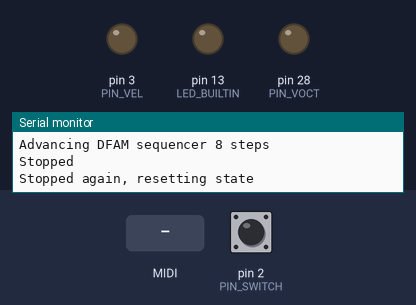
This sketch was run on a simulated Teensy 4. Parts: output pins drawn as LEDs (lit = HIGH), the last lines printed to the serial monitor. The test bench sets the inputs (shaded band); at power-on: pin 2 (PIN_SWITCH) LOW. MIDI output is not drawn; pins used as bus, display or sensor lines are not drawn.

Above: at 1.2 s.
1.3 s: MIDI note 48 received
At 2.0 s:
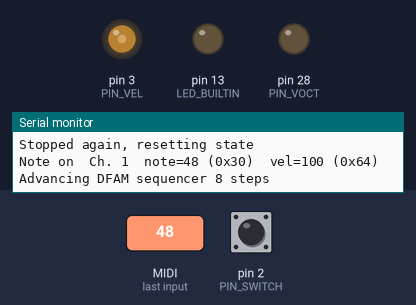
2.8 s: MIDI note 60 received
Timing chart, 0 to 5.8 s (numbered marks = the images above; inputs shaded):
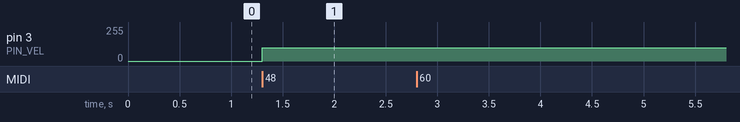

Measured:
- after the input at 1.3 s, pin 3 (PIN_VEL): 0/255 → 100/255 at once

The sketch:

MAFD.ino
```cpp
#include <MIDI.h>

// uncomment the following line to run with print statements
#define SERIAL_DEBUG

/**
 * TODO: test DAC v/oct output
 * TODO: is it better/faster/more consistent to use PWM instead of burstOfPulses?
 */

// MIDI instance must be created in the global scope, not in setup()
MIDI_CREATE_DEFAULT_INSTANCE();

/******************************************/
/**** Input/Output PIN NUMBER MAPPINGS ****/
#define PIN_SWITCH 2 // digital IN, HIGH when controlled by MIDI start/stop; LOW otherwise
#define PIN_ADV 6    // digital OUT, pulses to advance the DFAM sequencer
#define PIN_VOCT A14 // analog OUT, the one true DAC
#define PIN_VEL 3    // digital PWM out

/**************************/
/**** Global CONSTANTS ****/
#define NUM_STEPS 8
#define PPQN 24
#define CC_ALL_NOTES_OFF 123
#define MIDI_ROOT_NOTE 48  // an octave below middle C

/**************************/
/**** Global VARIABLES ****/
bool    FOLLOW_MIDI_CLOCK = false;
uint8_t CLOCK_COUNT = 0;
uint8_t CUR_DFAM_STEP = 0; // the number of the last DFAM step triggered
uint8_t CLOCK_DIV = 4;
uint8_t PULSES_PER_STEP = PPQN / CLOCK_DIV;
uint8_t MIDI_CHAN_DFAM = 1; // MIDI channel for playing DFAM in "8-voice mono-synth" mode
uint8_t MIDI_CHAN_A = 2;
uint8_t MIDI_CHAN_B = 3;
uint8_t SWITCH_STATE = -1;

/////////////////////////////////////////////////////////////
////////////////// ARDUINO BOILERPLATE //////////////////////
/////////////////////////////////////////////////////////////
void setup()
{
#ifdef SERIAL_DEBUG
   while (!Serial)
      ;
#endif

   // attach MIDI event callback functions
   MIDI.setHandleStart(handleStart);
   MIDI.setHandleStop(handleStop);
   MIDI.setHandleContinue(handleContinue);
   MIDI.setHandleClock(handleClock);
   MIDI.setHandleControlChange(handleCC);
   MIDI.setHandleNoteOn(handleNoteOn);

   // configue GPIO pins
   pinMode(LED_BUILTIN, OUTPUT);
   pinMode(PIN_SWITCH, INPUT);
   pinMode(PIN_ADV, OUTPUT);
   pinMode(PIN_VOCT, OUTPUT);
   pinMode(PIN_VEL, OUTPUT);

   // read the switch to determine what mode we start in
   checkModeSwitch();

   // Initiate MIDI communications, listen to all channels
   MIDI.begin(MIDI_CHANNEL_OMNI);
}

/**
 * This function will automatically be called repeatedly.
 * Each time, we check for new MIDI messages and then read the state of the
 * Teensy's inputs (i.e. the switch).
 */
void loop()
{
   MIDI.read();
   checkModeSwitch();
}

void printStateInfo()
{
#ifdef SERIAL_DEBUG
   Serial.printf("\t\t\t\tFOLLOW_MIDI_CLOCK, CLOCK_COUNT, CUR_DFAM_STEP, SWITCH_STATE\n");
   Serial.printf("\t\t\t\t%d\t\t%d\t\t%d\t%d\n", FOLLOW_MIDI_CLOCK, CLOCK_COUNT, CUR_DFAM_STEP, SWITCH_STATE);
#endif
}

void checkModeSwitch()
{
   uint8_t curSwitch = digitalRead(PIN_SWITCH);
   if (curSwitch == SWITCH_STATE)
      return;

   SWITCH_STATE = curSwitch;
   CLOCK_COUNT = 0;

#ifdef SERIAL_DEBUG
   Serial.printf("Switch state changed to: %d\n", SWITCH_STATE);
   printStateInfo();
#endif

   int stepsLeft = stepsBetween(CUR_DFAM_STEP, 1) + 1;
   burstOfPulses(PIN_ADV, stepsLeft);

   if (SWITCH_STATE)
   {
      FOLLOW_MIDI_CLOCK = true;
      CUR_DFAM_STEP = 0;
   }
   else
   {
      handleStop();
   }
}

//////////////////////////////////////////////////
////////////////// HARDWARE I/O //////////////////
//////////////////////////////////////////////////
void sendPulse(uint8_t pin)
{
   digitalWrite(pin, HIGH);
   digitalWrite(pin, LOW);
}

void burstOfPulses(uint8_t pin, int numPulses)
{
#ifdef SERIAL_DEBUG
   Serial.printf("Advancing DFAM sequencer %d steps\n", numPulses);
#endif

   for (int i = 0; i < numPulses; i++)
   {
      sendPulse(pin);
   }
}

/////////////////////////////////////////////////////////////
////////////////// MIDI EVENT HANDLERS //////////////////////
/////////////////////////////////////////////////////////////

/**
 * Called on every MIDI clock event.
 *
 * MIDI beat clock is 24 PPQN so this should get called 24 times per step
 */
void handleClock()
{
   if (FOLLOW_MIDI_CLOCK && SWITCH_STATE)
   {
      // only count clock pulses while sequence is playing and mode is selected
      CLOCK_COUNT = CLOCK_COUNT % PULSES_PER_STEP + 1;

      if (CLOCK_COUNT == 1) // we have a new step
      {
         CUR_DFAM_STEP = CUR_DFAM_STEP % NUM_STEPS + 1;
         sendPulse(PIN_ADV);

#ifdef SERIAL_DEBUG
         Serial.printf("New quarter note: DFAM=%d", CUR_DFAM_STEP);
         Serial.println();
#endif
      }
   }
}

/**
 * Called on every MIDI "start" event.
 */
void handleStart()
{
#ifdef SERIAL_DEBUG
   Serial.println("Started");
#endif

   if (SWITCH_STATE)
   {
      digitalWrite(LED_BUILTIN, HIGH);

      int stepsLeft = stepsBetween(CUR_DFAM_STEP, 1);
      burstOfPulses(PIN_ADV, stepsLeft);
      FOLLOW_MIDI_CLOCK = true;
      CLOCK_COUNT = 0;
      CUR_DFAM_STEP = 0;
   }
}

/**
 * Called on every MIDI "stop" event.
 */
void handleStop()
{
#ifdef SERIAL_DEBUG
   Serial.println("Stopped");
#endif

   if (!FOLLOW_MIDI_CLOCK)
   {
#ifdef SERIAL_DEBUG
      Serial.println("Stopped again, resetting state");
#endif
      // reset the state of the sequencer
      // if we get a STOP when it is already stopped
      // give the DFAM sequencer a chance to re-sync
      CUR_DFAM_STEP = digitalRead(PIN_SWITCH) ? 0 : 1;
   }

   FOLLOW_MIDI_CLOCK = false;
   digitalWrite(LED_BUILTIN, LOW);
}

/**
 * Called on every MIDI "Continue" event.
 */
void handleContinue()
{
#ifdef SERIAL_DEBUG
   Serial.println("Continued");
#endif

   digitalWrite(LED_BUILTIN, HIGH);
   FOLLOW_MIDI_CLOCK = true;
}

/**
 * Called for every MIDI CC message
 */
void handleCC(uint8_t channel, uint8_t number, uint8_t value)
{
#ifdef SERIAL_DEBUG
   Serial.printf("CC received\tChannel=%x\tnum=%x\tval=%x\n", channel, number, value);
#endif

   if (number == CC_ALL_NOTES_OFF)
   {
      handleStop();
      return;
   }
}

/**
 * returns the number of steps the DFAM sequencer would need to advance to get
 * from start to end
 */
int stepsBetween(int start, int end)
{
   if (start == 0 || start == end)
      return NUM_STEPS - 1;

   int stepsLeft = end - start - 1;
   if (end < start)
      stepsLeft += NUM_STEPS;

   return stepsLeft;
}

/**
 * Called on every MIDI "note on" event.
 */
void handleNoteOn(uint8_t ch, uint8_t note, uint8_t velocity)
{
#ifdef SERIAL_DEBUG
   Serial.printf("Note on\tCh. %x\tnote=%d (0x%x)\tvel=%d (0x%x)\n", ch, note, note, velocity, velocity);
#endif

   // return immediately if this message is on a channel we don't care about
   if (ch != MIDI_CHAN_DFAM && ch != MIDI_CHAN_A && ch != MIDI_CHAN_B)
      return;

   if (ch == MIDI_CHAN_DFAM && !SWITCH_STATE)
   {
      if (note >= MIDI_ROOT_NOTE && note < MIDI_ROOT_NOTE + NUM_STEPS)
      {
         int stepPlayed = note - MIDI_ROOT_NOTE + 1; // middle c => step one
         int stepsLeft = stepsBetween(CUR_DFAM_STEP, stepPlayed) + 1;

         // send the velocity
         analogWrite(PIN_VEL, velocity);

         /** TODO: this sometimes results in the envelopes triggering too early... i.e.
          *        the envelopes trigger before the pitch info arrives on DFAM's CV input
          *        (tested using doepfer quantizer) */

         // advance the DFAM's sequencer and then trigger the step
         burstOfPulses(PIN_ADV, stepsLeft);
         CUR_DFAM_STEP = stepPlayed;
      }
   }

   if (ch == MIDI_CHAN_A)
   {
      // will need to convert MIDI notes to V/oct CVs
      // send V/oct on primary v/oct output
      // send trig  '''
      // send vel  '''
   }

   if (ch == MIDI_CHAN_B)
   {
   }
}
```
